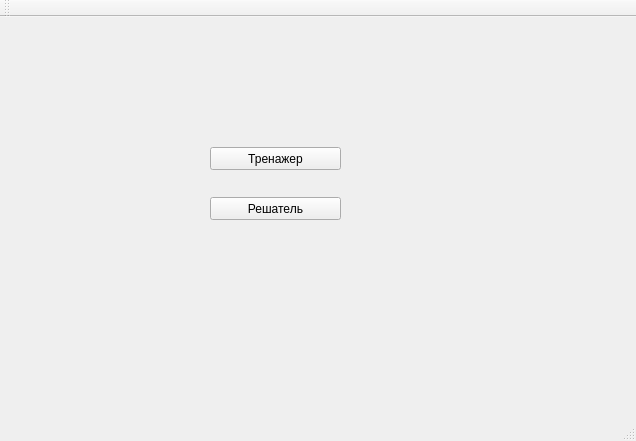
<?xml version="1.0" encoding="UTF-8"?>
<ui version="4.0">
 <class>MainWindow</class>
 <widget class="QMainWindow" name="MainWindow">
  <property name="geometry">
   <rect>
    <x>0</x>
    <y>0</y>
    <width>636</width>
    <height>441</height>
   </rect>
  </property>
  <property name="windowTitle">
   <string>MainWindow</string>
  </property>
  <widget class="QWidget" name="centralWidget">
   <widget class="QPushButton" name="pushButton">
    <property name="geometry">
     <rect>
      <x>210</x>
      <y>130</y>
      <width>131</width>
      <height>23</height>
     </rect>
    </property>
    <property name="text">
     <string>Тренажер</string>
    </property>
   </widget>
   <widget class="QPushButton" name="pushButton_2">
    <property name="geometry">
     <rect>
      <x>210</x>
      <y>180</y>
      <width>131</width>
      <height>23</height>
     </rect>
    </property>
    <property name="text">
     <string>Решатель</string>
    </property>
   </widget>
  </widget>
  <widget class="QMenuBar" name="menuBar">
   <property name="geometry">
    <rect>
     <x>0</x>
     <y>0</y>
     <width>636</width>
     <height>21</height>
    </rect>
   </property>
  </widget>
  <widget class="QToolBar" name="mainToolBar">
   <attribute name="toolBarArea">
    <enum>TopToolBarArea</enum>
   </attribute>
   <attribute name="toolBarBreak">
    <bool>false</bool>
   </attribute>
  </widget>
  <widget class="QStatusBar" name="statusBar"/>
 </widget>
 <layoutdefault spacing="6" margin="11"/>
 <resources/>
 <connections/>
</ui>
